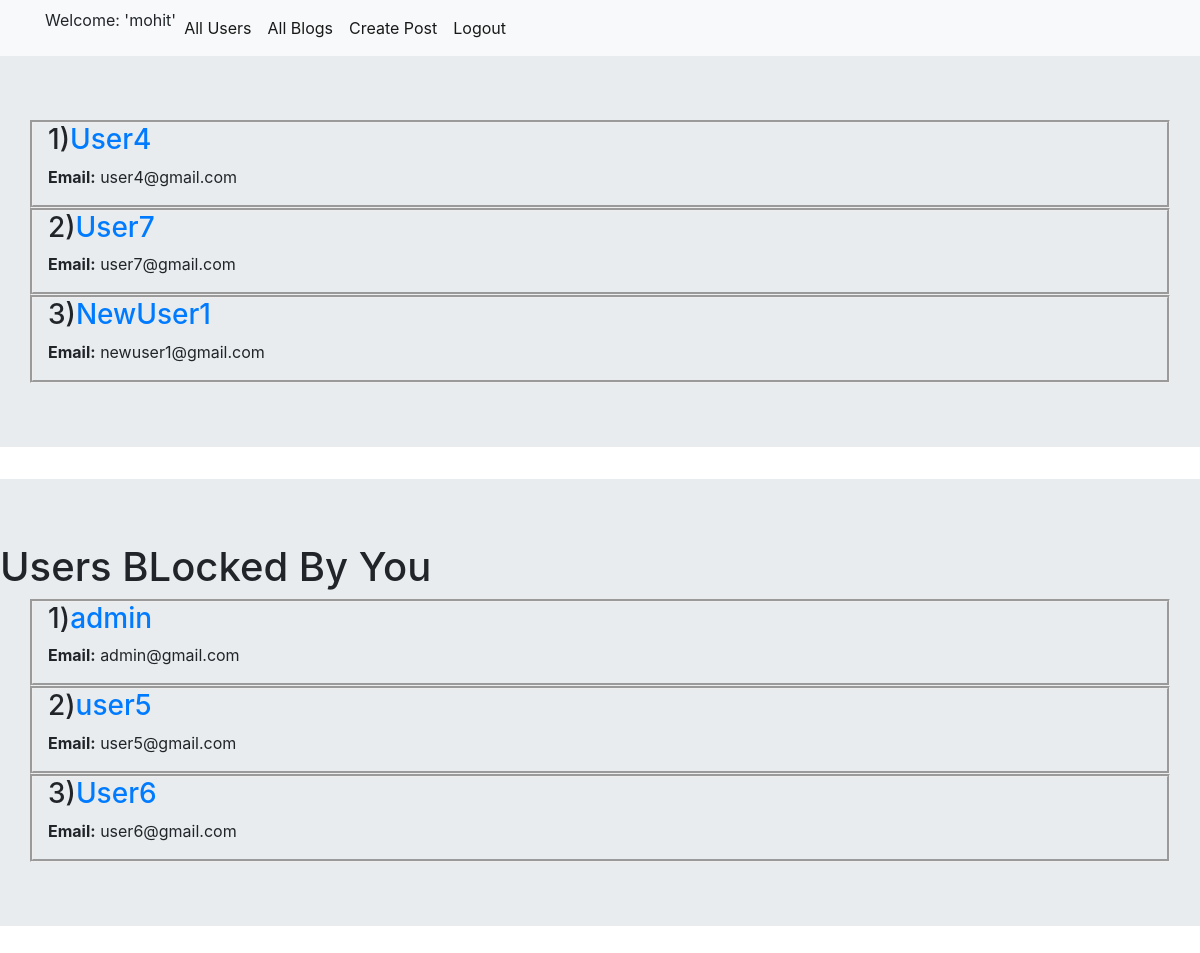
/users/ (signed in), run on the app's committed database.
### blog/models.py (models this page shows, shortened)
class CustomUser(AbstractUser):
    blocked = models.ManyToManyField('CustomUser',related_name='blocked_users',blank=True)
    liked_posts = models.ManyToManyField('Post',related_name='liked_posts',blank=True)

### blog/views.py (the view)
# urls.py: path('users/',views.UserListView.as_view(),name='user_list'),
class UserListView(ListView):
    model = CustomUser
    context_object_name = 'user_list'
    def get_queryset(self):
        current_user = self.request.user
        if current_user.is_authenticated:
            blocked_users = current_user.blocked.all().values_list('id')
            blocked_by = [user.id for user in CustomUser.objects.all() if current_user in user.blocked.all()]
            return CustomUser.objects.filter(~Q(id__in=blocked_users)).filter(~Q(id__in=blocked_by)).exclude(is_staff=True).exclude(id__exact=current_user.id)
        else:
            return CustomUser.objects.all()

### blog/templates/blog/customuser_list.html
{% extends 'blog/base.html' %}
{% block content %}
<div class="jumbotron jumbotron-fluid">
    {% for person in user_list%}
    <div class="container"  style="border-style:groove">
        <h3>{{ forloop.counter }})<a href="{% url 'blog:user_details' pk=person.id %}">{{ person.username }}</a></h3>
        <div >
            <div>
            <p class="text-justify"><strong>Email:</strong> {{ person.email }}</p>
                </div>
            </div>
    </div>
    {% endfor %}
</div>
{% if user.is_authenticated  and user.blocked.all %}
<div class="jumbotron jumbotron-fluid">
    <h1>Users BLocked By You</h1>
    {% for person in user.blocked.all %}
    <div class="container"  style="border-style:groove">
        <h3>{{ forloop.counter }})<a href="{% url 'blog:user_details' pk=person.id %}">{{ person.username }}</a></h3>
        <div >
            <div>
            <p class="text-justify"><strong>Email:</strong> {{ person.email }}</p>
                </div>
            </div>
    </div>
    {% endfor %}
</div>
{% endif %}
{% endblock %}

### blog/templates/blog/base.html (shortened to what this page needs)
<!DOCTYPE html>
<html lang="en">
<head>
    <link rel="stylesheet" href="https://stackpath.bootstrapcdn.com/bootstrap/4.5.2/css/bootstrap.min.css">
</head>
<body>
<nav class="navbar navbar-expand-lg navbar-light bg-light">
    <div class="container">
    <ul class="navbar-nav">
        {% if user.is_authenticated %}
        <li class="nav-item active" ><p>Welcome: '{{ user.username }}'</p></li>
        <li class="nav-item active">
            <a class="nav-link" href="{% url 'blog:user_list' %}">All Users</a>
        </li>
        <li class="nav-item active">
            <a class="nav-link" href="/">All Blogs</a>
        </li>
        <li class="nav-item active">
                <a class="nav-link" href="{% url 'blog:post_create' %}">Create Post</a>
            </li>
            <li class="nav-item active">
                <a class="nav-link" href="{%url 'logout' %}?next=/">Logout</a>
            </li>
    {% endif %}
</div>
</nav>
{% block content %}
{% endblock %}
</body>
</html>

### data on the page
CustomUser: username "mohit"
CustomUser: username "User4", email "user4@gmail.com"
CustomUser: username "User7", email "user7@gmail.com"
CustomUser: username "NewUser1", email "newuser1@gmail.com"
CustomUser: username "admin", email "admin@gmail.com"
CustomUser: username "user5", email "user5@gmail.com"
CustomUser: username "User6", email "user6@gmail.com"
